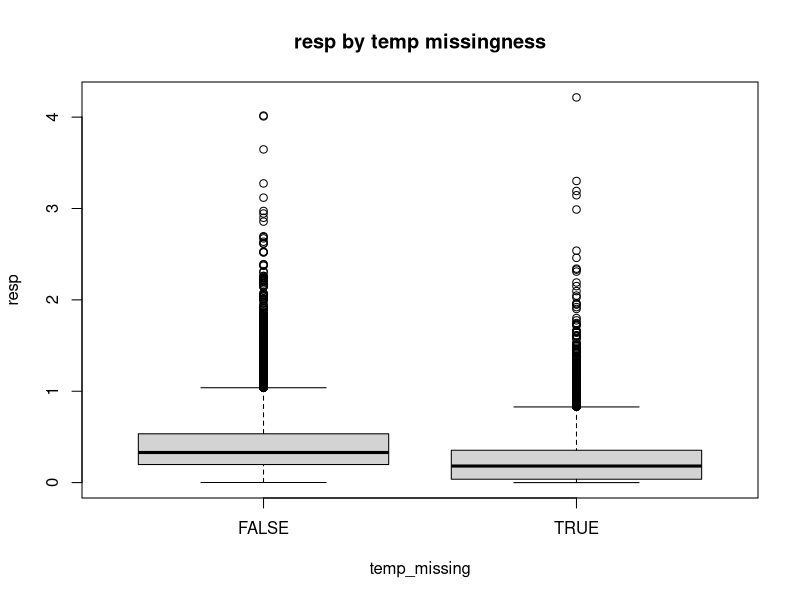
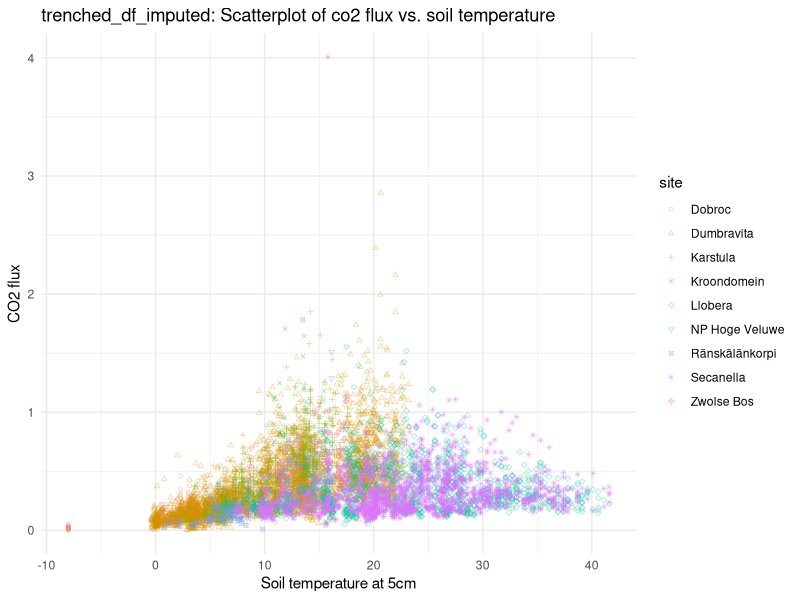
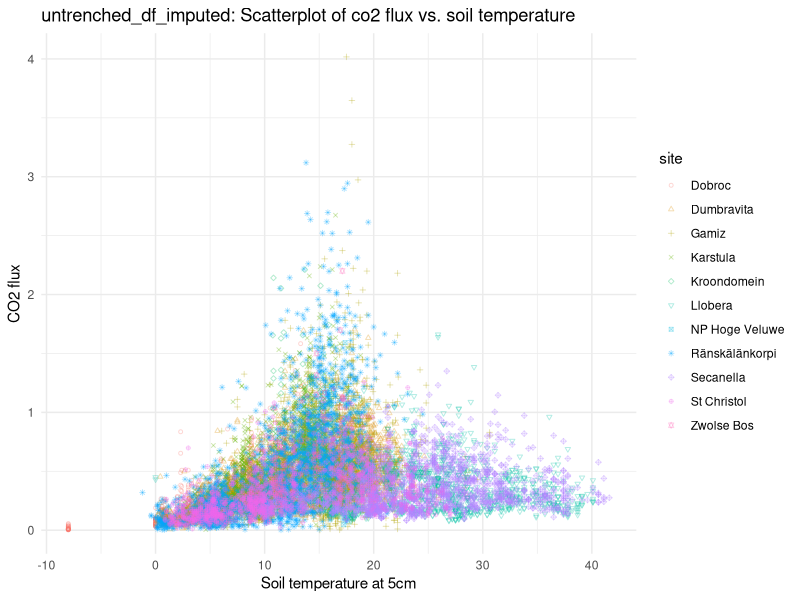
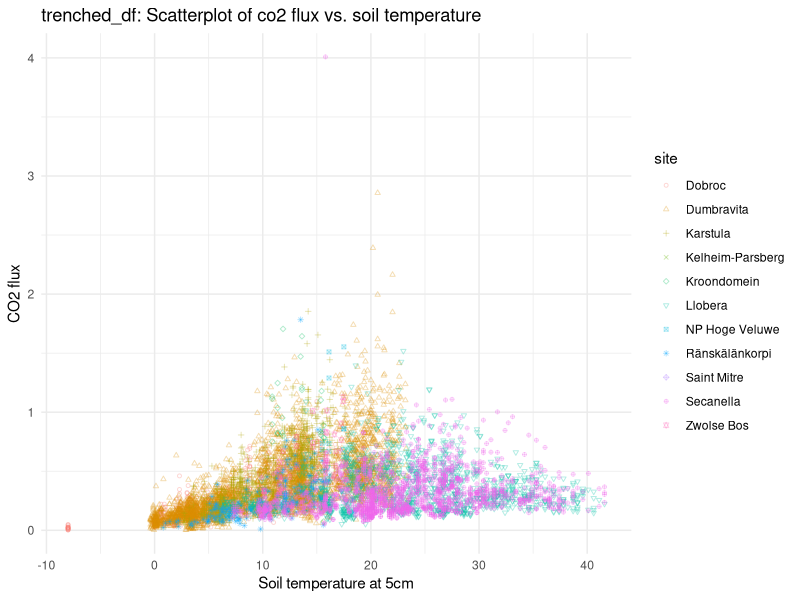
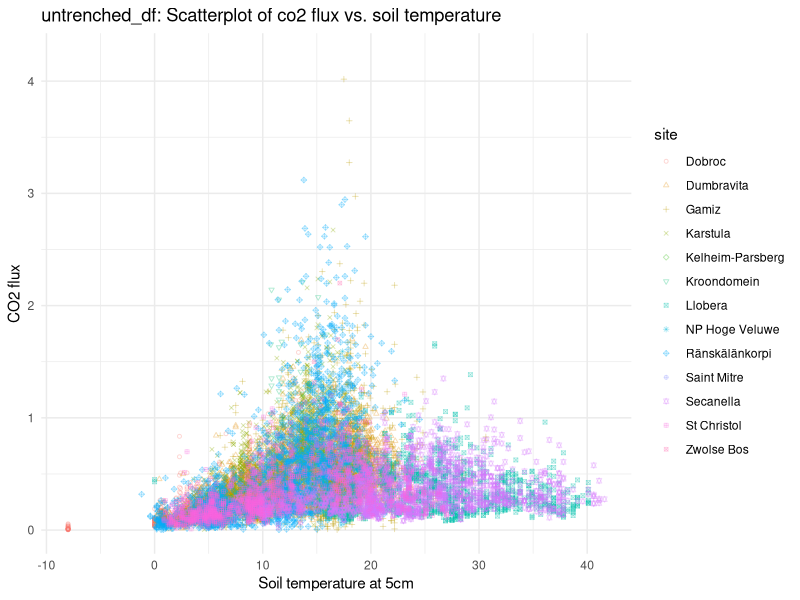
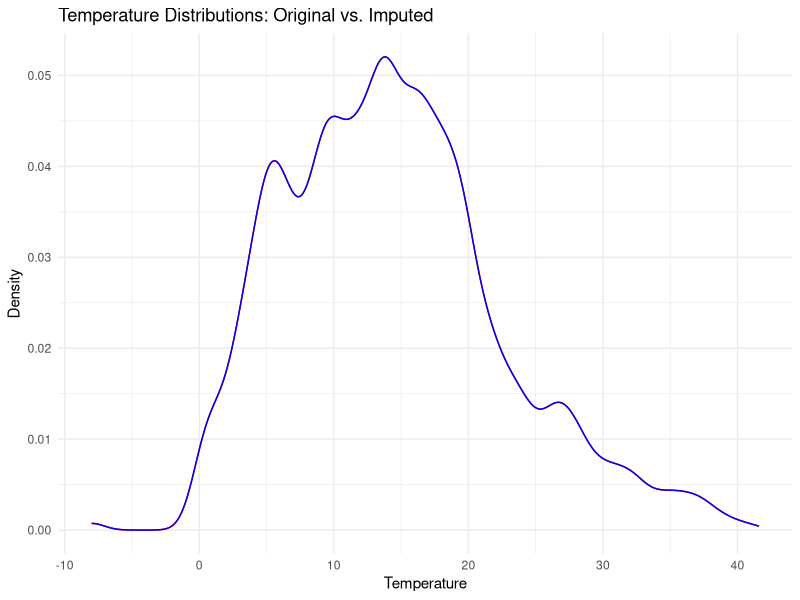
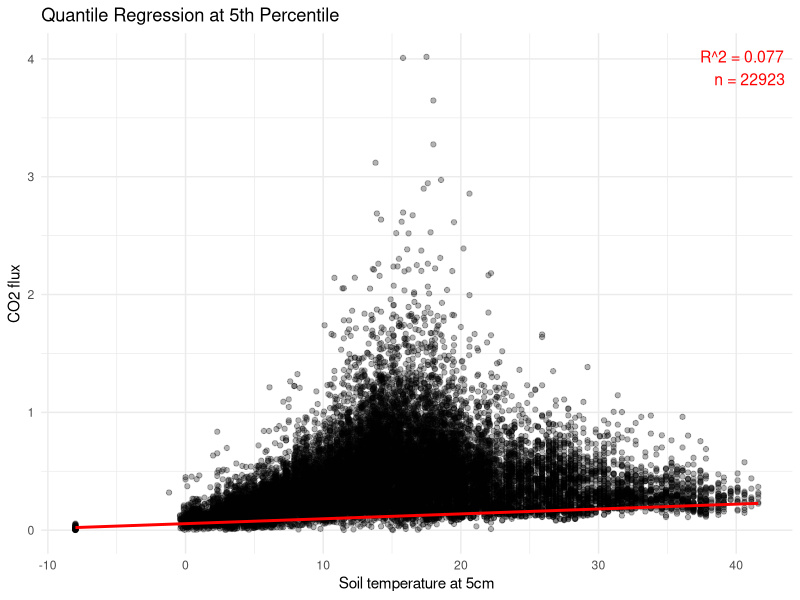
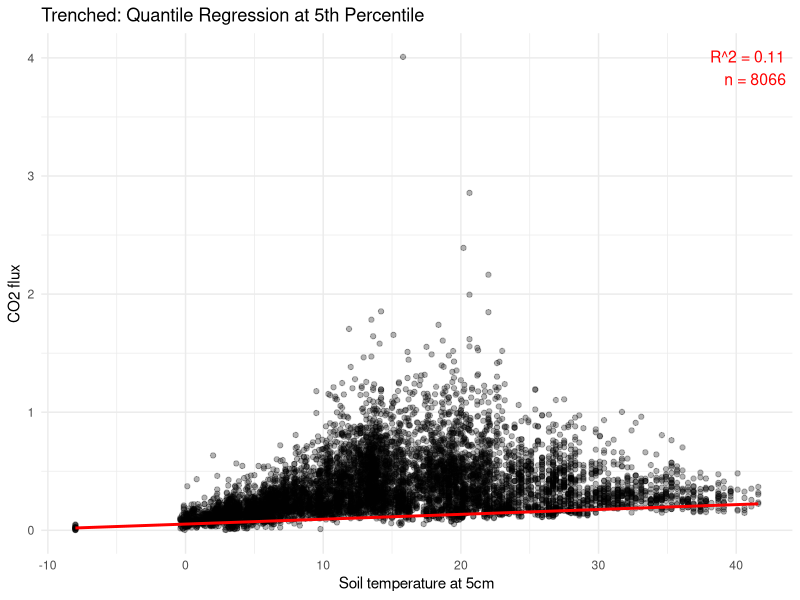

Reproduce these figures in R, in order.
## ---- chunk 1
#| label: load-data
#| echo: true
df <- read.csv("python_holisoils.csv", header = TRUE)
head(df)
sum(df$temp < -5, na.rm = TRUE)
table(df$site, is.na(df$temp))

## ---- chunk 2
#| label: load-packaged-missing-values
#| echo: true

library(readr)
library(dplyr)
glimpse(df)
sum(df$trenched == "False")
sum(df$trenched == "True")
sum(df$trenched == "")

# We can see that the missing values are found in these 3 sites
df %>%
  group_by(site) %>%
  summarise(empty_count = sum(trenched== "", na.rm = FALSE))

# Let's change them too False and then make a boolean vector out of it
df$trenched <- ifelse(df$trenched == "True", TRUE,
                      ifelse(df$trenched %in% c("", "False"), FALSE, NA))
df$trenched <- as.logical(df$trenched)

df %>%
  group_by(site) %>%
  summarise(false_count = sum(trenched==FALSE, na.rm=TRUE),
            true_count = sum(trenched==TRUE, na.rm=TRUE))

# Let's inspect the temperature variable
summary(df$temp)
summary(df$resp)
sapply(df, function(x) mean(is.na(x)))

df$temp_missing <- is.na(df$temp)

# Boxplot of resp based on temp missingness
boxplot(resp ~ temp_missing, data = df, main = "resp by temp missingness")

# Test if mean resp differs
t.test(resp ~ temp_missing, data = df)
## ---- chunk 3
#| label: missing-removal
#| eval: true
# Here we remove observations with missing temp.
df_imputed <- df[!is.na(df$temp), ]
sum(df_imputed$temp_missing == TRUE)
sum(df_imputed$temp_missing == FALSE)
## ---- chunk 4
#| label: imputed-scatterplots
trenched_df_imputed <- df_imputed[df_imputed$trenched==TRUE,]
untrenched_df_imputed <- df_imputed[df_imputed$trenched==FALSE,]

library(ggplot2)
for (i in c("trenched", "untrenched")) {
  name <- paste0(i, "_df_imputed")
  n_sites <- length(unique(get(name)$site))
  
  ggplot(data=get(name), aes(x = temp, y = resp, color = site, shape = site)) +
  geom_point(size = 1, alpha = 0.3, na.rm = TRUE) +
  scale_shape_manual(values = 1:n_sites) +
  labs(
    x = "Soil temperature at 5cm",
    y = "CO2 flux",
    title = paste0(name,": Scatterplot of co2 flux vs. soil temperature")
  ) +
  theme_minimal() -> p
  print(p)
}
## ---- chunk 5
#| label: unimputed-scatterplots
trenched_df <- df[df$trenched==TRUE,]
untrenched_df <- df[df$trenched==FALSE,]

library(ggplot2)
for (i in c("trenched", "untrenched")) {
  name <- paste0(i, "_df")
  n_sites <- length(unique(get(name)$site))
  
  ggplot(data=get(name), aes(x = temp, y = resp, color = site, shape = site)) +
  geom_point(size = 1, alpha = 0.3, na.rm = TRUE) +
  scale_shape_manual(values = 1:n_sites) +
  labs(
    x = "Soil temperature at 5cm",
    y = "CO2 flux",
    title = paste0(name,": Scatterplot of co2 flux vs. soil temperature")
  ) +
  theme_minimal() -> p
  print(p)
}
## ---- chunk 6
#| label: imputed-original-comparison
original <- df$temp
imputed <- df_imputed$temp

ggplot() +
  geom_density(aes(x = original), color = "red", na.rm = TRUE) +
  geom_density(aes(x = imputed), color = "blue") +
  labs(title = "Temperature Distributions: Original vs. Imputed",
       x = "Temperature", y = "Density") +
  theme_minimal()
## ---- chunk 7
#| label: quantile-linear-regression-comparison
library(quantreg)
# pseudo r squared (Koenker & Machado pseudo R^2)
rho <- function(tau, u) {
  u * (tau - (u < 0))
}

# Custom function that returns rq model and pseudo R^2
rq_with_pseudo_r2 <- function(formula, tau, data) {
  # Fit full and null models
  full_model <- rq(formula, tau = tau, data = data)
  null_model <- rq(update(formula, . ~ 1), tau = tau, data = data)
  
  # Compute pseudo R^2
  rho_full <- sum(rho(tau, residuals(full_model)))
  rho_null <- sum(rho(tau, residuals(null_model)))
  pseudo_r2 <- 1 - (rho_full / rho_null)
  
  # Return both model and pseudo R^2
  list(
    model = full_model,
    pseudo_r2 = pseudo_r2
  )
}

tau_val <- 0.05


plot_qr <- function(data, tau_val, title_prefix = "") {
  result <- rq_with_pseudo_r2(resp ~ temp, tau = tau_val, data = data)
  n_obs <- sum(!is.na(data$resp) & !is.na(data$temp))
  
  p <- ggplot(data, aes(x = temp, y = resp)) +
    geom_point(alpha = 0.3, na.rm = TRUE) +
    geom_quantile(quantiles = tau_val, color = "red", size = 1) +
    annotate("text", x = Inf, y = Inf,
             label = paste0("R^2 = ", round(result$pseudo_r2, 3), "\nn = ", n_obs),
             hjust = 1.1, vjust = 1.5, size = 4, color = "red") +
    labs(
      title = paste0(title_prefix, "Quantile Regression at ", tau_val*100, "th Percentile"),
      x = "Soil temperature at 5cm",
      y = "CO2 flux"
    ) +
    theme_minimal()
  print(paste0(title_prefix, "Quantile Regression Summary with tau=", tau_val))
  print(summary(result$model))
  print(paste0("Koenker & Machado Pseudo R-squared: ", round(result$pseudo_r2, 3)))
  print(p)
  
  return(result)
}

# Then call:
qr_full <- plot_qr(df_imputed, tau_val)
qr_trenched <- plot_qr(trenched_df_imputed, tau_val, "Trenched: ")
qr_untrenched <- plot_qr(untrenched_df_imputed, tau_val, "Untrenched: ")


# linear regression model
plot_lm <- function(data, title_prefix = "") {
  # Fit the linear model
  lm_model <- lm(resp ~ temp, data = data)
  summary_model <- summary(lm_model)
  r_squared <- summary_model$r.squared
  
  # Count complete observations
  n_obs <- sum(!is.na(data$resp) & !is.na(data$temp))
  
  # Print summary and R² similar to plot_qr
  print(paste0(title_prefix, "Linear Regression Summary"))
  print(summary_model)
  print(paste0("R-squared: ", round(r_squared, 3)))
  
  # Create and print plot
  p <- ggplot(data, aes(x = temp, y = resp)) +
    geom_point(alpha = 0.3, na.rm = TRUE) +
    geom_smooth(method = "lm", formula = y ~ x, color = "blue", se = TRUE, size = 1) +
    annotate("text", x = Inf, y = Inf,
             label = paste0("R² = ", round(r_squared, 3), "\nn = ", n_obs),
             hjust = 1.1, vjust = 1.5, size = 4, color = "blue") +
    labs(
      title = paste0(title_prefix, "Linear Regression of CO₂ Flux vs. Soil Temperature"),
      x = "Soil temperature at 5cm",
      y = "CO₂ flux"
    ) +
    theme_minimal()
  
  print(p)
  
  # Return model and R²
  invisible(list(
    model = lm_model,
    r_squared = r_squared
  ))
}


# Full dataset
lm_full <- plot_lm(df_imputed)

# Trenched
lm_trenched <- plot_lm(trenched_df_imputed, "Trenched: ")

# Untrenched
lm_untrenched <- plot_lm(untrenched_df_imputed, "Untrenched: ")

## ---- chunk 8
#| label: quantile-regression-optimization
quantiles <- c(0.01, 0.02, 0.05, 0.1, 0.15, 0.2, 0.25, 0.3, 0.4, 0.5, 0.6, 0.7, 0.8, 0.9)
best_val <- numeric(length(quantiles))
names(best_val) <- quantiles

# Best model for full data
for (tau in quantiles) {
  qr_full <- rq_with_pseudo_r2(formula = resp ~ temp, tau = tau, data = df_imputed)
  best_val[as.character(tau)] <- qr_full$pseudo_r2
}
best_tau <- names(best_val)[which.max(best_val)]
print(paste("Best tau value is:", best_tau))
print(paste("The corresping pseudo r2 value for this tau is:", max(best_val)))


# Let's fit the quantile regression model for the best tau value 0.15
tau_val <- as.numeric(best_tau)

qr_full <- plot_qr(df_imputed, tau_val)
qr_trenched <- plot_qr(trenched_df_imputed, tau_val, "Trenched: ")
qr_untrenched <- plot_qr(untrenched_df_imputed, tau_val, "Untrenched: ")
## ---- chunk 9
#| label: quantile-from-threshold
df_thresh <- df_imputed
df_thresh$temp <- pmax(0, df_thresh$temp - 15)

mod_qr <- plot_qr(df_thresh, tau_val = 0.02)

# Best model for full data
for (tau in quantiles) {
  qr_full <- rq_with_pseudo_r2(formula = resp ~ temp, tau = tau, data = df_thresh)
  best_val[as.character(tau)] <- qr_full$pseudo_r2
}
best_tau <- names(best_val)[which.max(best_val)]
print(paste("Best tau value is:", best_tau))
print(paste("The corresping pseudo r2 value for this tau is:", max(best_val)))


# Let's fit the quantile regression model for the best tau value 0.15
tau_val <- as.numeric(best_tau)

qr_piecewise <- plot_qr(df_thresh, tau_val)
## ---- chunk 10
#| label: two-segmented-quantile
df_twoseg <- df_imputed
temp <- df_twoseg$temp

threshold <- 15

df_twoseg$temp_below <- pmin(temp, threshold)
df_twoseg$temp_above <- pmax(0, temp - threshold)

twoseg_model <- rq_with_pseudo_r2(resp ~ temp_below + temp_above, tau = 0.02, data=df_twoseg)
summary(twoseg_model$model)
print(twoseg_model$pseudo_r2)

coef <- coef(twoseg_model$model)

ggplot(df_twoseg, aes(x = temp, y = resp)) +
  geom_point(alpha = 0.3) +
  geom_line(aes(y = coef[1] + coef[2] * pmin(temp, threshold) + coef[3] * pmax(0, temp - threshold)), color = "red", size = 1) +
  geom_vline(xintercept = threshold, linetype = "dashed") +
  labs(title = "Two-segment Quantile Regression (τ = 0.05)",
       x = "Temperature",
       y = "Respiration")

## ---- chunk 11
#| label: moving-window-minimum
# Round temperatures to nearest integer
df_window_minimum <- data.frame(
  resp = df_imputed$resp,
  temp = round(df_imputed$temp),
  row.names = rownames(df_imputed)
)

# Compute min resp per 1-degree interval
min_vals <- df_window_minimum %>%
  group_by(temp) %>%
  summarise(resp = min(resp, na.rm = TRUE), .groups = "drop")

# Create full sequence of window temps (1-degree bins)
windows <- seq(from = min(df_window_minimum$temp),
               to   = max(df_window_minimum$temp),
               by   = 1)

# Create window_df and join in the minimum values
window_df <- data.frame(temp = windows) %>%
  left_join(min_vals, by = "temp")

# lets remove outlier index[8]
window_df <- window_df[-8,]

ggplot(window_df, aes(x=temp, y=resp)) +
  geom_point() +
  geom_smooth(method = "loess", formula = y ~ x, color = "blue", se = TRUE, size = 1) +
  labs(x = "Temperature", y = "Respiration (CO2 flux)") +
  theme_minimal()
plot(window_df$temp, window_df$resp)
